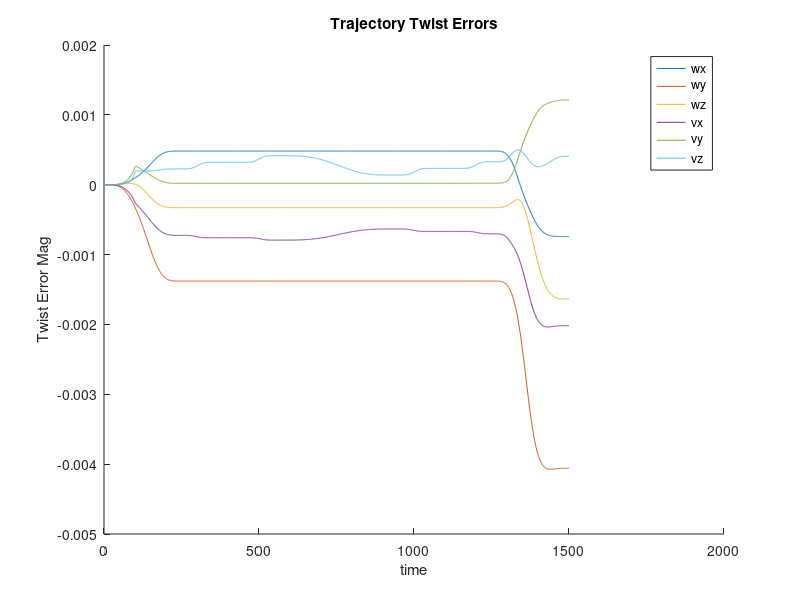

Write the MATLAB code that produced this figure.
function plotError(varargin)

    if nargin == 1
        data = varargin{1};
    elseif nargin == 0
        data = csvread('finalProjectErrors.csv');
    else
        return
    end

    figure(1)
    hold on
    plot(data(:,1))
    plot(data(:,2))
    plot(data(:,3))
    plot(data(:,4))
    plot(data(:,5))
    plot(data(:,6))
    legend('wx' , 'wy', 'wz', 'vx', 'vy', 'vz')
    title("Trajectory Twist Errors")
    xlabel("time")
    ylabel("Twist Error Mag")
end